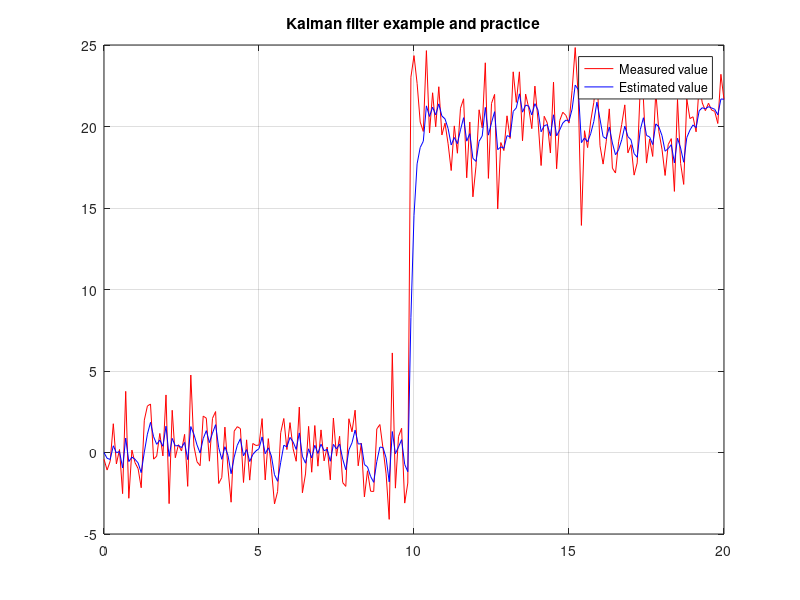

The MATLAB source for this figure:
close all;
clear all;

%scalar Kalman filter

%model:
%x(t+1) = Ax(t)+Bu(t)+v(t)
%y(t) = Cx(t)+w(t)
std_dev = 2;
%time
t = 0:0.1:20;
%covariance matrix of v:
V = std_dev*0.5;
%covariance matrix of w:
W = std_dev*std_dev;

%initial x:
x0 = 0;
P0 = 1; %variance
xpriori = x0;
Ppriori = P0;
xposteriori = x0;
Pposteriori = P0;
%matrices
A = 1;
B = 0;
C = 1;
K = 0;
S = 0;

y = zeros(size(t));
y_pred = zeros(size(t));
y_pred(1) = x0;
u = zeros(size(t));

for i=1:size(t,2)
    if i<100
        y(i) = std_dev*randn(1);
    else
        y(i) = std_dev*randn(1)+20;
    end
    
    if i>1
        %time update
        xpriori = A*xposteriori + B*u(i);
        Ppriori = A*Pposteriori*transpose(A) + V;
        %measurmenet update
        e = y(i) - C*xpriori;
        S = C*Ppriori*transpose(C) + W;
        K = Ppriori*transpose(C)*(S^(-1));
        xposteriori = xpriori + K*e;
        Pposteriori = Ppriori - K*S*transpose(K);
    
        y_pred(i) = xposteriori;
    end
end

plot(t,y, 'Color', 'red');
hold on;
plot(t,y_pred, 'Color', 'blue');
title('Kalman filter example and practice');
grid on;
legend('Measured value', 'Estimated value');
